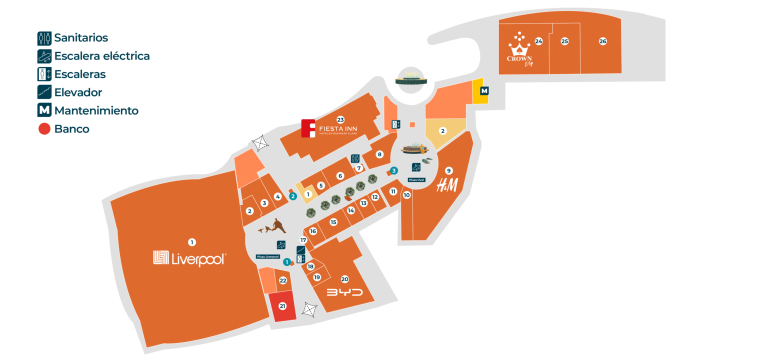
#> input picture planta-baja.png, 1536 x 727 px, found by its file name (shown at 1/2 size)
$ python map_lvl1_accurate.py
#> lines starting #> are read from the running program, lines starting #| are printed output that depends on the picture; after the words box and inside, x2 and y2 are one past the last pixel; in counts of white or black regions, pixels touching at a corner belong together
import cv2
import numpy as np
import json

def get_accurate_lvl1():
    # Fine-tuned pixel coordinates directly aligned with planta-baja.png (1536 x 727)
    return {
        # Stores (matching leyenda-planta-baja.png)
        "n_lvl1_store_1": {"name": "Liverpool", "type": "anchor_store", "x": 248, "y": 472},
        "n_lvl1_store_2": {"name": "Women'secret", "type": "store", "x": 499, "y": 421},
        "n_lvl1_store_3": {"name": "Springfield", "type": "store", "x": 528, "y": 405},
        "n_lvl1_store_4": {"name": "DpStreet", "type": "store", "x": 555, "y": 392},
        "n_lvl1_store_5": {"name": "Guess", "type": "store", "x": 641, "y": 370},
        "n_lvl1_store_6": {"name": "Studio F", "type": "store", "x": 680, "y": 351},
        "n_lvl1_store_7": {"name": "Natura", "type": "store", "x": 712, "y": 338},
        "n_lvl1_store_8": {"name": "American Eagle", "type": "store", "x": 758, "y": 308},
        "n_lvl1_store_9": {"name": "H&M", "type": "anchor_store", "x": 887, "y": 470},
        "n_lvl1_store_10": {"name": "Porrúa", "type": "store", "x": 813, "y": 389},
        "n_lvl1_store_11": {"name": "Adolfo Domínguez", "type": "store", "x": 786, "y": 382},
        "n_lvl1_store_12": {"name": "Pandora", "type": "store", "x": 749, "y": 393},
        "n_lvl1_store_13": {"name": "Tommy Hilfiger", "type": "store", "x": 727, "y": 405},
        "n_lvl1_store_14": {"name": "MAJA Sportwear", "type": "store", "x": 701, "y": 420},
        "n_lvl1_store_15": {"name": "Adidas", "type": "store", "x": 666, "y": 443},
        "n_lvl1_store_16": {"name": "Daily Pick", "type": "store", "x": 625, "y": 461},
        "n_lvl1_store_17": {"name": "Le Lieu", "type": "store", "x": 605, "y": 477},
        "n_lvl1_store_18": {"name": "AT&T", "type": "store", "x": 621, "y": 532},
        "n_lvl1_store_19": {"name": "Salomon", "type": "store", "x": 633, "y": 554},
        "n_lvl1_store_20": {"name": "BYD", "type": "store", "x": 689, "y": 557},
        "n_lvl1_store_21": {"name": "Banamex", "type": "store", "x": 564, "y": 611},
        "n_lvl1_store_22": {"name": "MacStore", "type": "store", "x": 565, "y": 560},
        "n_lvl1_store_23": {"name": "Fiesta Inn", "type": "anchor_store", "x": 680, "y": 239},
        "n_lvl1_store_24": {"name": "Crown City Casino", "type": "anchor_store", "x": 1077, "y": 82},
        "n_lvl1_store_25": {"name": "Honda", "type": "store", "x": 1129, "y": 82},
        "n_lvl1_store_26": {"name": "Geely", "type": "store", "x": 1205, "y": 81},

        # Islas
        "n_lvl1_island_1": {"name": "Casa Carcasa", "type": "island", "x": 577, "y": 524},
        "n_lvl1_island_2": {"name": "Jurassic Ride", "type": "island", "x": 584, "y": 388},
        "n_lvl1_island_3": {"name": "Flabelus", "type": "island", "x": 783, "y": 342},

        # Próximamente
        "n_lvl1_store_27": {"name": "Bath & Body Works (Próximamente)", "type": "store", "x": 890, "y": 215},
        "n_lvl1_store_28": {"name": "Sephora (Próximamente)", "type": "store", "x": 885, "y": 261},

        # Servicios & Portales
        "n_lvl1_escalator_liverpool": {"name": "Escaleras Eléctricas Plaza Liverpool", "type": "portal_escalator", "x": 564, "y": 515},
        "n_lvl1_elevator_liverpool": {"name": "Elevador Plaza Liverpool", "type": "portal_elevator", "x": 598, "y": 538},
        "n_lvl1_escalator_central": {"name": "Escaleras Eléctricas Central", "type": "portal_escalator", "x": 787, "y": 250},
        "n_lvl1_elevator_central": {"name": "Elevador Central", "type": "portal_elevator", "x": 789, "y": 268},
        "n_lvl1_escalator_oval": {"name": "Escaleras Eléctricas Plaza Oval", "type": "portal_escalator", "x": 838, "y": 348},
        "n_lvl1_restroom_1": {"name": "Sanitarios Central", "type": "restroom", "x": 714, "y": 318},
        "n_lvl1_service_maint": {"name": "Mantenimiento", "type": "service", "x": 968, "y": 181}
    }

nodes1 = get_accurate_lvl1()
img1 = cv2.imread('planta-baja.png')
#> img1 is the input picture: shape (727, 1536, 3); mean B, G, R 215.7, 225.5, 244
for k, v in nodes1.items():
    cv2.circle(img1, (v['x'], v['y']), 7, (0, 255, 0), -1)
    cv2.circle(img1, (v['x'], v['y']), 7, (0, 0, 0), 2)
    cv2.putText(img1, k.split('_')[-1], (v['x']+8, v['y']+4), cv2.FONT_HERSHEY_SIMPLEX, 0.35, (0, 0, 0), 2)
    cv2.putText(img1, k.split('_')[-1], (v['x']+8, v['y']+4), cv2.FONT_HERSHEY_SIMPLEX, 0.35, (255, 255, 255), 1)
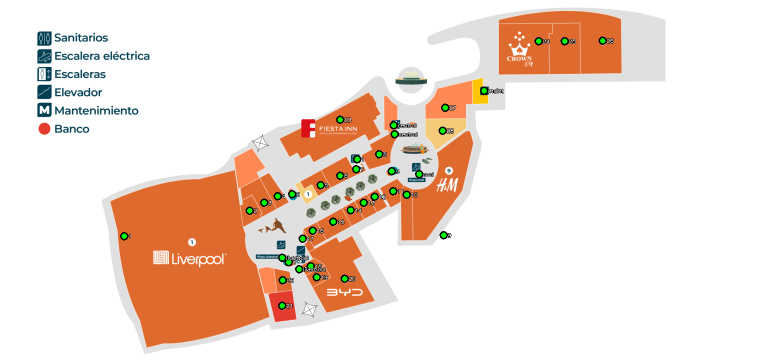
#> img1: shape (727, 1536, 3) (shown at 1/2 size); 1.08% of pixels changed, all inside (x1, y1, x2, y2) = (240, 73, 1228, 620)

cv2.imwrite('scratch/verify_lvl1.png', img1)
print("Saved scratch/verify_lvl1.png")
